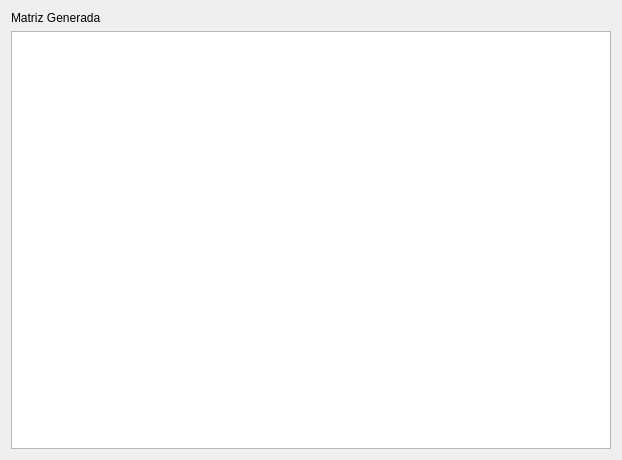
<?xml version="1.0" encoding="UTF-8"?>
<ui version="4.0">
 <class>VentanaMatriz</class>
 <widget class="QWidget" name="VentanaMatriz">
  <property name="geometry">
   <rect>
    <x>0</x>
    <y>0</y>
    <width>622</width>
    <height>460</height>
   </rect>
  </property>
  <property name="minimumSize">
   <size>
    <width>622</width>
    <height>460</height>
   </size>
  </property>
  <property name="windowTitle">
   <string>Matriz generada</string>
  </property>
  <layout class="QVBoxLayout" name="verticalLayout_2">
   <item>
    <layout class="QVBoxLayout" name="verticalLayout">
     <item>
      <widget class="QLabel" name="label">
       <property name="text">
        <string>Matriz Generada</string>
       </property>
      </widget>
     </item>
     <item>
      <widget class="QTextBrowser" name="salida_textBrowser">
       <property name="lineWrapMode">
        <enum>QTextEdit::NoWrap</enum>
       </property>
      </widget>
     </item>
    </layout>
   </item>
  </layout>
 </widget>
 <resources/>
 <connections/>
</ui>
